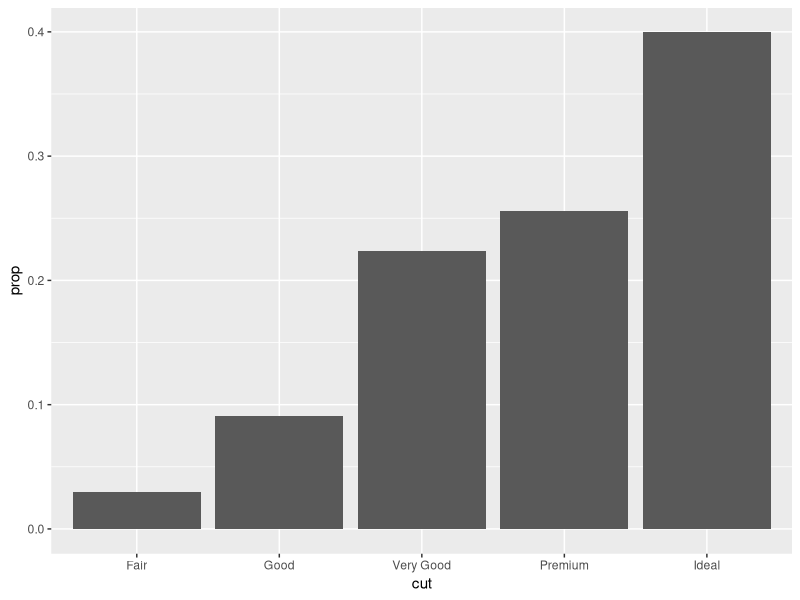
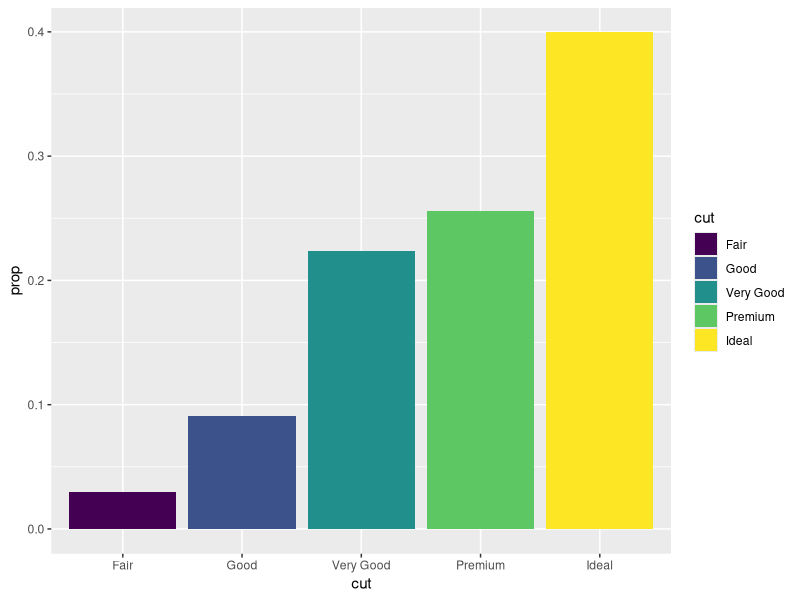
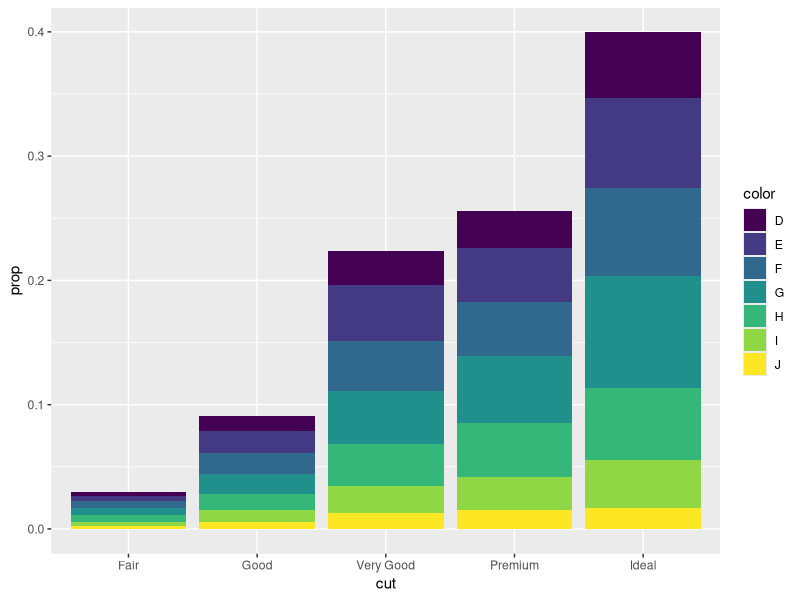
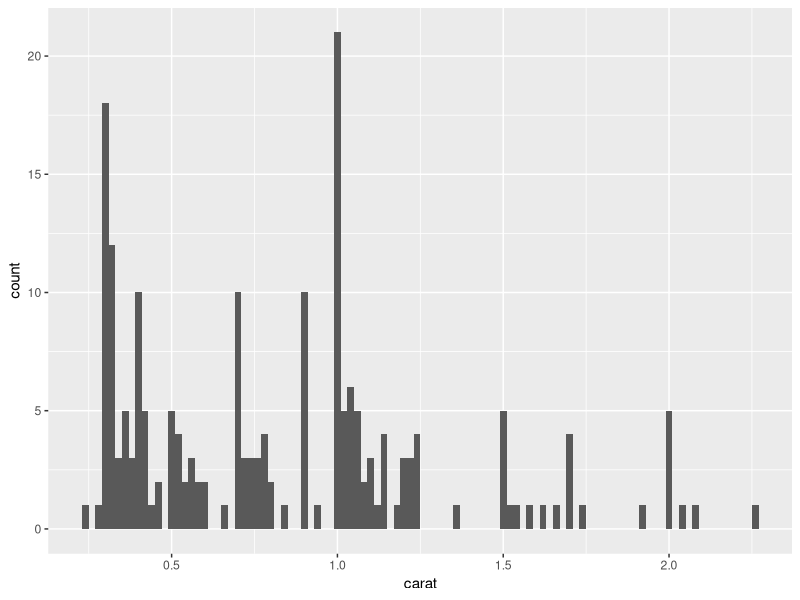

R code for these plots, in order: (Note: this script raises an error after producing the figures.)
## ---- chunk 1
knitr::opts_chunk$set(echo = TRUE, size = 3)
library(tidyverse)
library(kableExtra)

mytable <- function(df){
  kable(df) %>%
  kable_styling(bootstrap_options = c("hover", "condensed", "responsive"),
                full_width = F,
                font_size = 12)}
## ---- chunk 2
diamonds %>% 
  ggplot(aes(cut)) + 
  geom_bar(aes(y = ..prop.., group = 1, fill = cut))

## ---- chunk 3
diamonds %>% 
  count(cut, name = "count") %>% 
  mutate(prop = count/sum(count)) %>% 
  ggplot(aes(cut, prop, fill = cut)) +
  geom_col()

diamonds %>% 
  count(cut, color, name = "count") %>% 
  mutate(prop = count/sum(count)) %>% 
  ggplot(aes(cut, prop, fill = color)) +
  geom_col()
## ---- chunk 4
diamonds %>% 
  sample_n(200) %>% 
  ggplot(aes(carat)) +
  geom_histogram(binwidth = 0.02)

diamonds %>% 
  sample_n(200) %>% 
  ggplot(aes(carat)) +
  geom_histogram(binwidth = 0.02) +
  coord_cartesian(xlim = c(1.5, 2,5), ylim = c(0,3))

## ---- chunk 5
diamonds %>% 
  filter(carat < 1) %>% 
  ggplot(aes(carat, color = cut)) +
  geom_freqpoly()

diamonds %>% 
  filter(carat < 1) %>% 
  mutate(cut = fct_rev(fct_reorder(cut, carat))) %>% 
  ggplot(aes(cut, carat, fill = cut)) +
  geom_boxplot()
## ---- chunk 6
ggplot(data = diamonds) +
  geom_count(mapping = aes(x = cut, y = color))
## ---- chunk 7
diamonds %>% 
  count(color, cut) %>%  
  ggplot(mapping = aes(x = color, y = cut)) +
    geom_tile(mapping = aes(fill = n))
